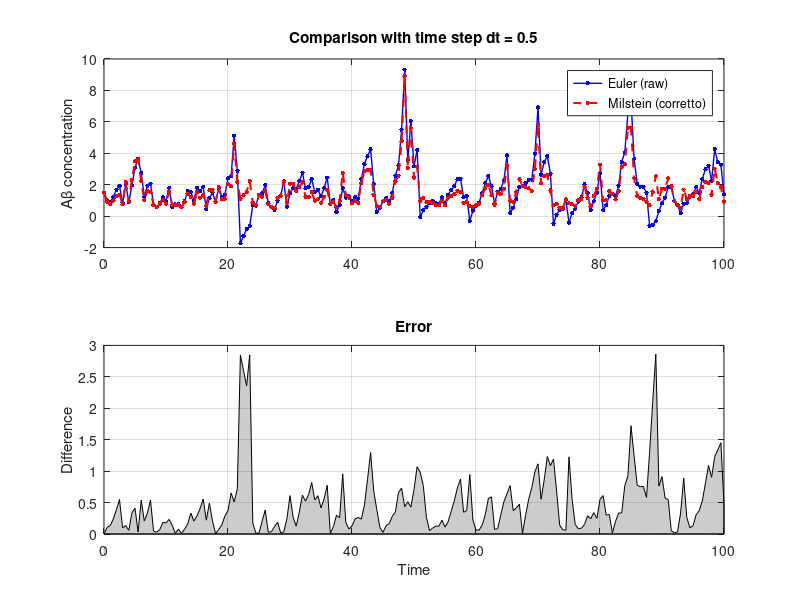

This figure's MATLAB source:
function AD_SDE_Milstein()

V1 = 0.25;
V2 = 0.11;
V3 = 2.9;       
k1 = 0.35;
k2 = 5.0;
k3 = 1.0;
k4 = 1.0;
n  = 2;         

epsilon = 1.0;  % No separazione temporale
sigma1 = 0.8;   % Aumentato il rumore
sigma2 = 0.0;   

T_max = 100;    
dt = 0.5;       % Aumentato
N = round(T_max/dt);

time = linspace(0, T_max, N+1);

X_euler = zeros(1, N+1); 
X_milstein = zeros(1, N+1);

X_euler(1) = 1.5; 
X_milstein(1) = 1.5;

dW_array = randn(1, N) * sqrt(dt);

for i = 1:N
 
    x_eu = X_euler(i);
    x_mil = X_milstein(i);
    
    y_curr = 0.5; 
    Hill = y_curr^n / (k3^n + y_curr^n);
    
    % EULER
    drift_eu = epsilon * (V1 + V3 * Hill - k1 * x_eu);
    g_eu = sigma1 * sqrt(epsilon) * x_eu;
    
    X_euler(i+1) = x_eu + drift_eu*dt + g_eu*dW_array(i);
    
    % MILSTEIN
    drift_mil = epsilon * (V1 + V3 * Hill - k1 * x_mil);
    g_mil = sigma1 * sqrt(epsilon) * x_mil;
    g_prime = sigma1 * sqrt(epsilon);
    
    % Correzione 
    correction = 0.5 * g_mil * g_prime * (dW_array(i)^2 - dt);
    
    X_milstein(i+1) = x_mil + drift_mil*dt + g_mil*dW_array(i) + correction;
    
    % Opzionale check 
    if X_euler(i+1) > 20, X_euler(i+1) = 20; end
    if X_milstein(i+1) > 20, X_milstein(i+1) = 20; end
end

figure(12); clf; set(gcf, 'Color', 'w');

subplot(2,1,1);
plot(time, X_euler, 'b.-', 'LineWidth', 1, 'MarkerSize', 10); hold on;
plot(time, X_milstein, 'r.--', 'LineWidth', 1.5, 'MarkerSize', 10);
legend('Euler (raw)', 'Milstein (corretto)', 'Location', 'Best');
title(['Comparison with time step dt = ' num2str(dt)]);
ylabel('A\beta concentration'); grid on;

subplot(2,1,2);
area(time, abs(X_euler - X_milstein), 'FaceColor', 'k', 'FaceAlpha', 0.2);
title('Error');
ylabel('Difference'); xlabel('Time'); grid on;
end